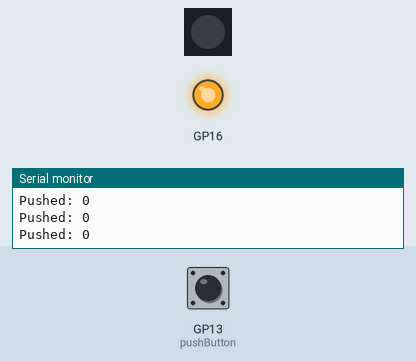
Bench run of a sketch on a simulated Raspberry Pi Pico. On the bench: 1 RGB LEDs in strip order, left to right, output pins drawn as LEDs (lit = HIGH), the last lines printed to the serial monitor. Inputs (shaded band) come from the test bench; at power-on: GP13 (pushButton) HIGH.

Above: at 3.8 s.
3.9 s: GP13 (pushButton) pulled LOW for 1.3 s
At 5.4 s:
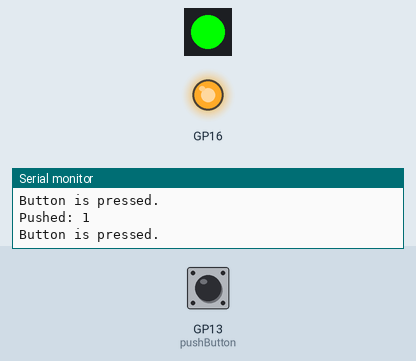
9.4 s: GP13 (pushButton) pulled LOW for 3.2 s
Timing chart, 0 to 14.1 s (numbered marks = the images above; inputs shaded):
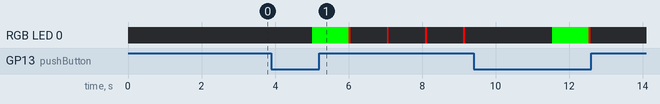

The sketch:

pollRP.ino
```cpp
#include <Adafruit_NeoPixel.h>
#ifdef __AVR__
 #include <avr/power.h> // Required for 16 MHz Adafruit Trinket
#endif

// Which pin on the Arduino is connected to the NeoPixels?
#define PIN        17 // On Trinket or Gemma, suggest changing this to 1

// How many NeoPixels are attached to the Arduino?
#define NUMPIXELS 1

Adafruit_NeoPixel pixels(NUMPIXELS, PIN, NEO_GRB + NEO_KHZ800);

#define pushButton 13

typedef enum {
   STATE_OFF = 0,
   STATE_ON  = 1,
   STATE_FLASHING = 2
} STATE_T ;

#if defined(ESP32)
#undef ACTIVE_HIGH_LED
#endif /* ESP32 */

#ifdef ACTIVE_HIGH_LED
typedef enum {
  LED_OFF_T = LOW,
  LED_ON_T = HIGH
} LED_STATE_T ;
#else
typedef enum {
  LED_OFF_T = HIGH,
  LED_ON_T = LOW
} LED_STATE_T ;
#endif /* ACTIVE_LOW_LED */

static void handle_state( STATE_T state ) ;

static bool newState();

int count = 0;

void setup() {
    Serial.begin(9600);
    pinMode(pushButton, INPUT);
    pinMode(16, OUTPUT);
    pixels.begin();

}

long prevTime = millis();

void loop() {

  digitalWrite(16, HIGH);

  delay(1);
  if(newState() == true){
      Serial.println("Button is pressed.");
      count++;
      if (count >= 3){
          count = 0;
      }
    }

  switch(count){
    case 0:
      delay(1000);
      handle_state(STATE_OFF);
      break;
    case 1:
      delay(1000);
      handle_state(STATE_ON);
      break;
    case 2:
      delay(1000);
      handle_state(STATE_FLASHING);
      break;
    }


}

static void handle_state( STATE_T state )
{
     Serial.print("Pushed: ");
     Serial.println(count);

     switch( state ){
        case STATE_OFF:
           pixels.setPixelColor(0, pixels.Color(0, 0, 0));
           pixels.show();
           break ;
        case STATE_ON:
           pixels.setPixelColor(0, pixels.Color(0, 255, 0));
           pixels.show();
           break ;
        case STATE_FLASHING:
           while(true){
              pixels.setPixelColor(0, pixels.Color(255, 0, 0));
              pixels.show();
              delay(50) ;
                pixels.setPixelColor(0, pixels.Color(0, 0, 0));
                pixels.show();
              bool tempBreak = false;
              for(int i = 0; i < 950; i++){
                delay(1) ;
                if(newState() == true){
                  tempBreak = true;
                  count = 0;
                  break;
                }
              }
              if(tempBreak == true){
                break;
              }

           }
           break ;
        default: ;

     }
} /*  end handle_state */

static bool newState(){
  long currentTime = millis();
  if((currentTime - prevTime) > 150){
    prevTime = currentTime;
    if(digitalRead(pushButton) == LOW){
      return true;
    }
  }
  return false;

}
```

Measured:
- after the input at 3.9 s, RGB LED 0: off → RGB(0, 255, 0) after 1.1 s, then repeats every 1.0 s: RGB(255, 0, 0) 0.05 s, off 0.99 s
